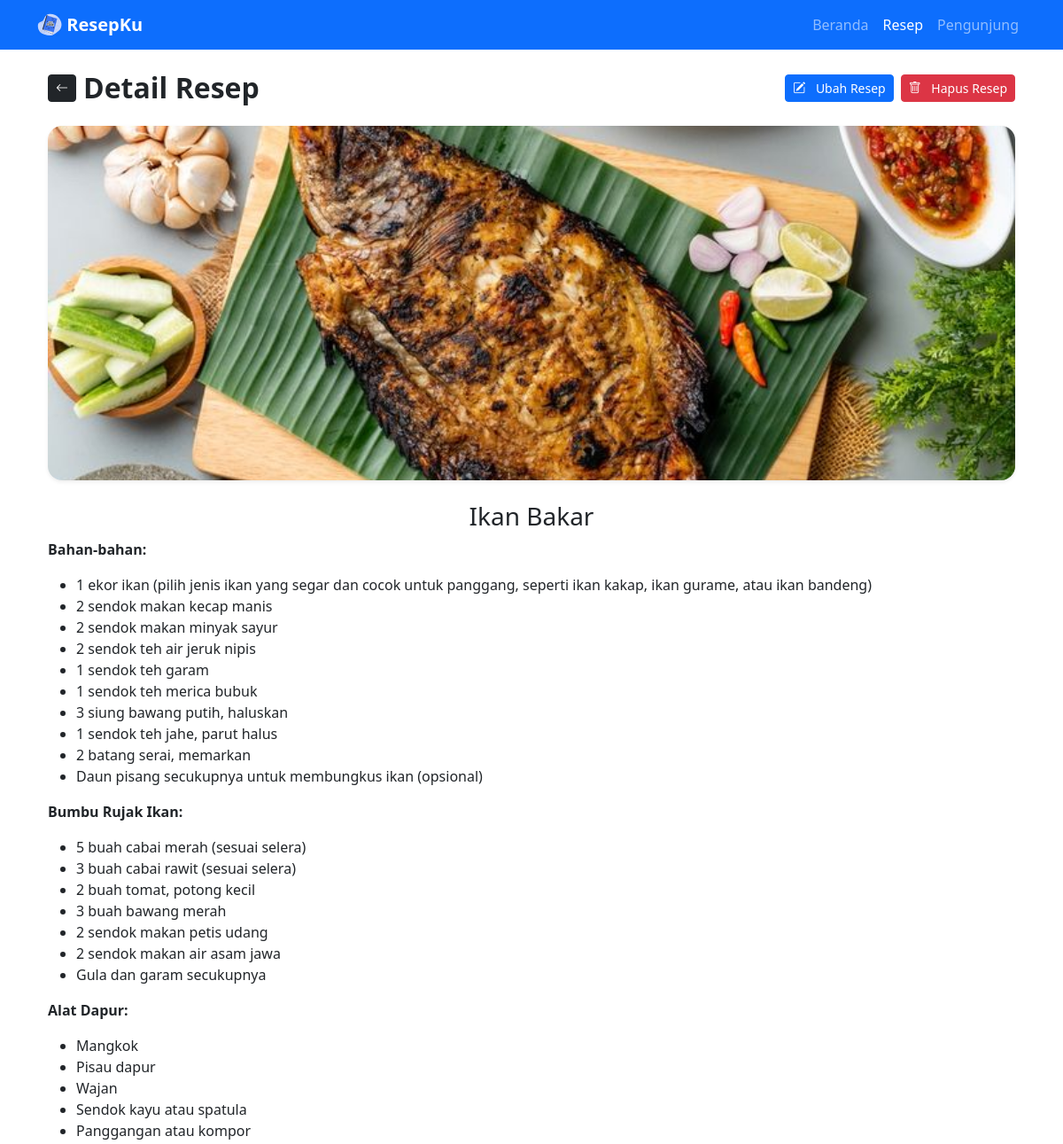
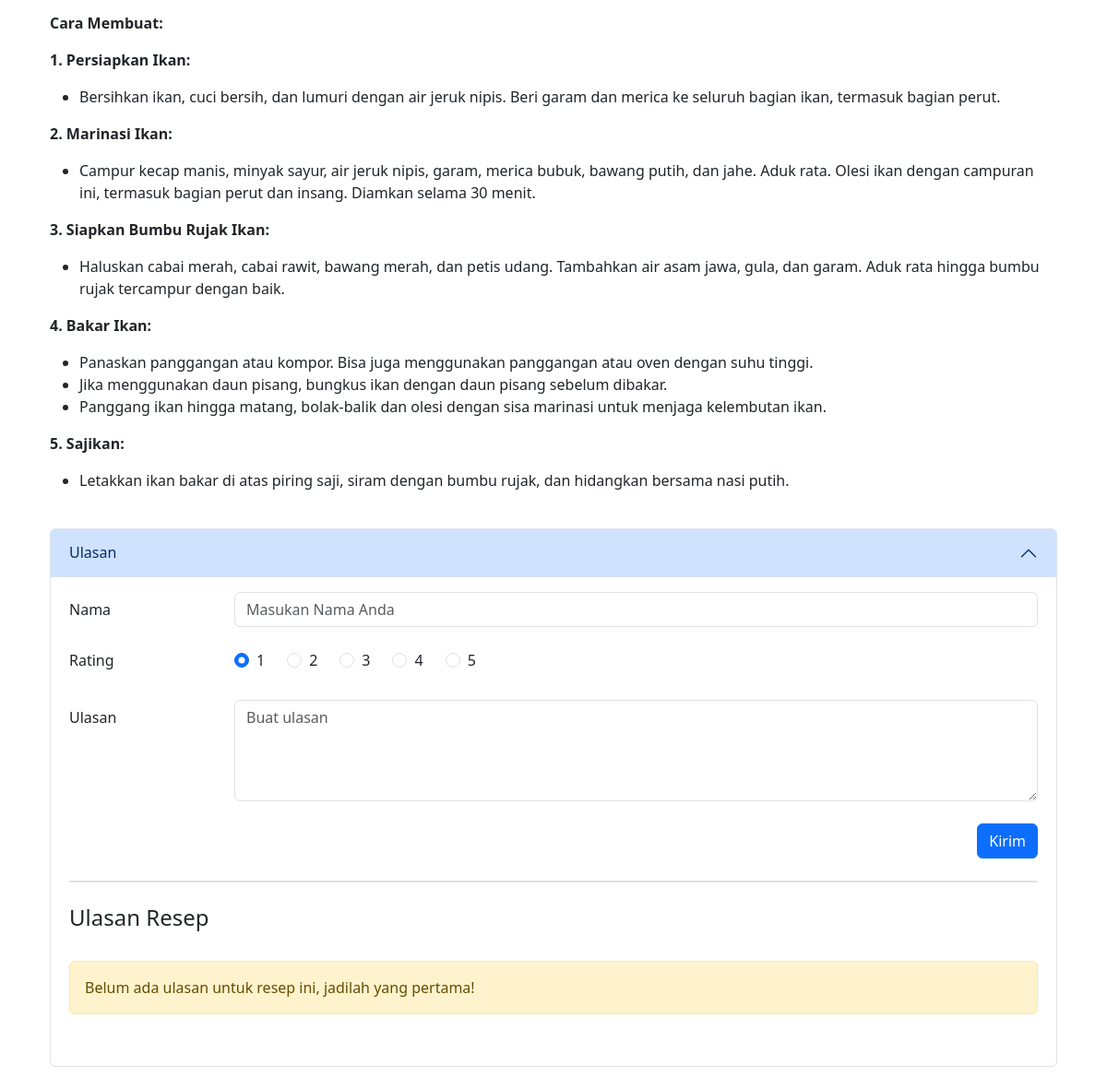
The page /resep-detail.php?id_resep=R16438 on the database its author committed (2 pictures, top to bottom).
### tables this page shows
CREATE TABLE `tb_resep` (
  `id_resep` char(7) NOT NULL,
  `nama_resep` varchar(255) NOT NULL,
  `nama_pembuat` varchar(255) NOT NULL,
  `deskripsi` text NOT NULL,
  `gambar` varchar(255) NOT NULL,
  `tanggal_buat` datetime NOT NULL,
  `tanggal_edit` datetime NOT NULL
);

### resep-detail.php (the view, shortened to what this page needs)
<?php
include 'template/_header.php';
include 'template/_navbar.php';
include 'template/_koneksi.php';
$id_resep = $_GET['id_resep'];
if (isset($id_resep)) {
    $sqlResep   = "SELECT * FROM tb_resep WHERE id_resep='$id_resep'";
    $queryResep = mysqli_query($koneksi, $sqlResep);
    $hasilResep = mysqli_fetch_array($queryResep);
} else {
    header("Location: resep-data.php");
}
?>
<main>
    <section class="container px-4 ">
        <div class="d-flex justify-content-between align-items-center mb-4">
            <div class="d-flex gap-2 align-items-center">
                <a href="resep-data.php" class="btn btn-sm btn-dark"><i class="bi bi-arrow-left"></i></a>
                <h2 class="fw-semibold text-center my-auto">Detail Resep</h2>
            </div>
            <div class="d-flex gap-2 align-items-center">
                <a href="resep-ubah.php?id_resep=<?= $hasilResep['id_resep']; ?>" class="btn btn-sm btn-primary">
                    <i class="bi bi-pencil-square"></i>
                    <span class="ms-2 d-none d-md-inline">Ubah Resep</span>
                </a>
                <button type="button" class="btn btn-sm btn-danger" data-bs-toggle="modal" data-bs-target="#deleteResepModal">
                    <i class="bi bi-trash"></i>
                    <span class="ms-2 d-none d-md-inline">Hapus Resep</span>
                </button>
            </div>
        </div>
        <div class="row mb-4">
            <div class="col">
                <img src="img/<?= $hasilResep['gambar']; ?>" alt="<?= $hasilResep['nama_resep']; ?>" class="rounded-4 shadow-sm object-fit-cover mb-4 d-md-block mx-auto img-detail w-100 mb-4">
                <h3 class="text-center mb-2"><?= $hasilResep['nama_resep']; ?></h3>
                <div>
                    <?= $hasilResep['deskripsi']; ?>
                </div>
            </div>
        </div>
        <div class="row mb-4">
            <div class="col">
                <div class="accordion" id="accordionPanelsStayOpenExample">
                    <div class="accordion-item">
                        <h2 class="accordion-header">
                            <button class="accordion-button fw-medium" type="button" data-bs-toggle="collapse" data-bs-target="#panelsStayOpen-collapseOne" aria-expanded="true" aria-controls="panelsStayOpen-collapseOne">
                                Ulasan
                            </button>
                        </h2>
                        <div id="panelsStayOpen-collapseOne" class="accordion-collapse collapse show">
                            <div class="accordion-body">
                                <div class="row mb-4">
                                    <div class="col">
                                        <form action="" method="POST" class="border-2 border-bottom boerder-primary">
                                            <div class="row mb-4">
                                                <label for="nama_reviewer" class="col-sm-2 col-form-label">Nama</label>
                                                <div class="col-sm-10">
                                                    <input type="text" class="form-control" id="nama_reviewer" name="nama_reviewer" placeholder="Masukan Nama Anda">
                                                </div>
                                            </div>
                                            <fieldset class="row mb-4">
                                                <legend class="col-form-label col-sm-2 pt-0">Rating</legend>
                                                <div class="col-sm-10">
                                                    <div class="d-flex flex-row gap-4">
                                                        <div class="form-check">
                                                            <input class="form-check-input" type="radio" name="rating" id="rating1" value="1" checked>
                                                            <label class="form-check-label" for="rating1">
                                                                1
                                                            </label>
                                                        </div>
                                                        <div class="form-check">
                                                            <input class="form-check-input" type="radio" name="rating" id="rating2" value="2">
                                                            <label class="form-check-label" for="rating2">
                                                                2
                                                            </label>
                                                        </div>
                                                        <div class="form-check">
                                                            <input class="form-check-input" type="radio" name="rating" id="rating3" value="3">
                                                            <label class="form-check-label" for="rating3">
                                                                3
                                                            </label>
                                                        </div>
                                                        <div class="form-check">
                                                            <input class="form-check-input" type="radio" name="rating" id="rating4" value="4">
                                                            <label class="form-check-label" for="rating4">
                                                                4
                                                            </label>
                                                        </div>
                                                        <div class="form-check">
                                                            <input class="form-check-input" type="radio" name="rating" id="rating5" value="5">
                                                            <label class="form-check-label" for="rating5">
                                                                5
                                                            </label>
                                                        </div>
                                                    </div>
                                                </div>
                                            </fieldset>
                                            <div class="row mb-4">
                                                <label for="ulasan" class="col-sm-2 col-form-label">Ulasan</label>
                                                <div class="col-sm-10">
                                                    <textarea class="form-control" id="ulasan" name="ulasan" rows="4" placeholder="Buat ulasan"></textarea>
                                                </div>
                                            </div>
                                            <div class="d-flex justify-content-end mb-4">
                                                <button type="submit" name="simpan" class="btn btn-primary">Kirim</button>
                                            </div>
                                        </form>
                                    </div>
                                </div>
                                <div class="row">
                                    <div class="col-12 mb-4">
                                        <h4>Ulasan Resep</h4>
                                    </div>
                                    <?php
                                    if (isset($id_resep)) {
                                        $sqlUlasan = "SELECT * FROM tb_review AS review
                                                        LEFT JOIN tb_resep AS resep ON review.id_resep = resep.id_resep
                                                        WHERE review.id_resep='$id_resep'
                                                        ORDER BY tanggal_review DESC";
                                        $queryUlasan = mysqli_query($koneksi, $sqlUlasan);
                                        if (mysqli_num_rows($queryUlasan) > 0) {
                                            while ($hasilReview = mysqli_fetch_array($queryUlasan)) {
                                    ?>
                                                <div class="col-12 mb-4">
                                                    <div class="d-flex flex-column gap-2">
                                                        <h5><?= $hasilReview['nama_reviewer']; ?></h5>
                                                        <div class="d-flex gap-2 mb-2">
                                                            <?php
                                                            echo date('d-m-Y H:i', strtotime($hasilReview['tanggal_review']));
                                                            echo '<div class="vr"></div>';
                                                            if ($hasilReview['rating'] == "5") {
                                                                echo '<span class="d-flex flex-row gap-1 text-warning">
                                                                <i class="bi bi-star-fill"></i>
                                                                <i class="bi bi-star-fill"></i>
                                                                <i class="bi bi-star-fill"></i>
                                                                <i class="bi bi-star-fill"></i>
                                                                <i class="bi bi-star-fill"></i>
                                                            </span>';
                                                            } elseif ($hasilReview['rating'] == "4") {
                                                                echo '<span class="d-flex flex-row gap-1 text-warning">
                                                                <i class="bi bi-star-fill"></i>
                                                                <i class="bi bi-star-fill"></i>
                                                                <i class="bi bi-star-fill"></i>
                                                                <i class="bi bi-star-fill"></i>
                                                                <i class="bi bi-star"></i>
                                                            </span>';
                                                            } elseif ($hasilReview['rating'] == "3") {
                                                                echo '<span class="d-flex flex-row gap-1 text-warning">
                                                                <i class="bi bi-star-fill"></i>
                                                                <i class="bi bi-star-fill"></i>
                                                                <i class="bi bi-star-fill"></i>
                                                                <i class="bi bi-star"></i>
                                                                <i class="bi bi-star"></i>
                                                            </span>';
                                                            } elseif ($hasilReview['rating'] == "2") {
                                                                echo '<span class="d-flex flex-row gap-1 text-warning">
                                                                <i class="bi bi-star-fill"></i>
                                                                <i class="bi bi-star-fill"></i>
                                                                <i class="bi bi-star"></i>
                                                                <i class="bi bi-star"></i>
                                                                <i class="bi bi-star"></i>
                                                            </span>';
                                                            } elseif ($hasilReview['rating'] == "1") {
                                                                echo '<span class="d-flex flex-row gap-1 text-warning">
                                                                <i class="bi bi-star-fill"></i>
                                                                <i class="bi bi-star"></i>
                                                                <i class="bi bi-star"></i>
                                                                <i class="bi bi-star"></i>
                                                                <i class="bi bi-star"></i>
                                                            </span>';
                                                            } else {
                                                                echo '<span class="text-danger">Error</span>';
                                                            }
                                                            ?>
                                                        </div>
                                                    </div>
                                                    <div>
                                                        <?= $hasilReview['ulasan']; ?>
                                                    </div>
                                                    <hr class="hr">
                                                </div>
                                    <?php
                                            }
                                        } else {
                                            echo '<div class="col-12 mb-4">
                                                <div class="alert alert-warning" role="alert">
                                                    Belum ada ulasan untuk resep ini, jadilah yang pertama!
                                                </div>
                                            </div>';
                                        }
                                    }
                                    ?>
                                </div>
                            </div>
                        </div>
                    </div>
                </div>
            </div>
        </div>
    </section>
</main>
<?php include 'template/_footer.php'; ?>

### assets/css/style.css (style rules this page uses)
section { padding-top: 5rem; }
.img-detail { height: 400px; }

### rows shown on the page
tb_resep: gambar (picture), nama_resep "Ikan Bakar", deskripsi "Bahan-bahan: 1 ekor ikan (pilih jenis ikan yang segar dan cocok untuk panggang, seperti ikan kakap, ikan gurame, atau ikan bandeng) 2 sendok makan kecap manis 2 sendok makan minyak sayur 2 sendok teh air jeruk nipis 1 sendok teh garam 1 sendok teh merica bubuk 3 siung bawang putih, haluskan 1 sendok teh jahe, parut halus 2 batang serai, memarkan Daun pisang secukupnya untuk membungkus ikan (opsional) Bumbu Rujak Ikan: 5 buah cabai merah (sesuai selera) 3 buah cabai rawit (sesuai selera) 2 buah tomat, potong kecil 3 buah bawang merah 2 sendok makan petis udang 2 sendok makan air asam jawa Gula dan garam secukupnya Alat Dapur: Mangkok Pisau dapur Wajan Sendok kayu atau spatula Panggangan atau…"
